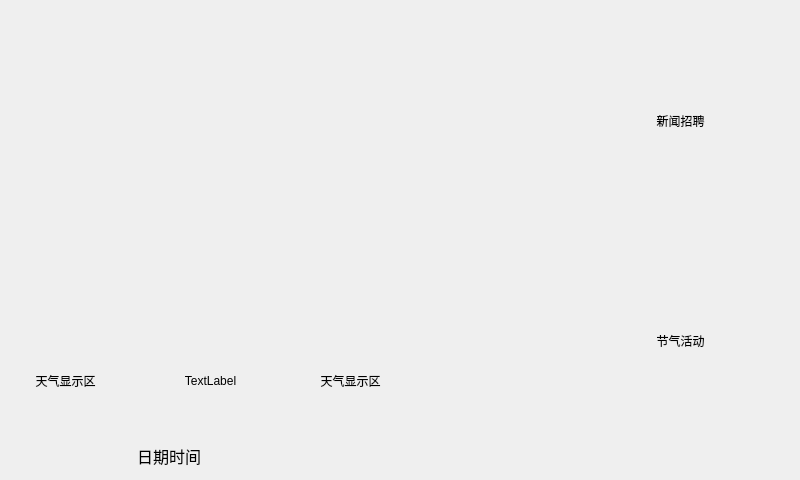
<?xml version="1.0" encoding="UTF-8"?>
<ui version="4.0">
 <class>MainWindow</class>
 <widget class="QMainWindow" name="MainWindow">
  <property name="geometry">
   <rect>
    <x>0</x>
    <y>0</y>
    <width>800</width>
    <height>480</height>
   </rect>
  </property>
  <property name="windowTitle">
   <string>乐知生活信息平台</string>
  </property>
  <widget class="QWidget" name="centralWidget">
   <widget class="QWidget" name="videoWidget" native="true">
    <property name="geometry">
     <rect>
      <x>0</x>
      <y>0</y>
      <width>560</width>
      <height>330</height>
     </rect>
    </property>
    <property name="mouseTracking">
     <bool>false</bool>
    </property>
    <property name="autoFillBackground">
     <bool>false</bool>
    </property>
   </widget>
   <widget class="QLabel" name="weatherLabel1">
    <property name="geometry">
     <rect>
      <x>-10</x>
      <y>330</y>
      <width>151</width>
      <height>101</height>
     </rect>
    </property>
    <property name="text">
     <string>天气显示区</string>
    </property>
    <property name="alignment">
     <set>Qt::AlignCenter</set>
    </property>
   </widget>
   <widget class="QLabel" name="weatherLabel2">
    <property name="geometry">
     <rect>
      <x>140</x>
      <y>330</y>
      <width>141</width>
      <height>101</height>
     </rect>
    </property>
    <property name="text">
     <string>TextLabel</string>
    </property>
    <property name="alignment">
     <set>Qt::AlignCenter</set>
    </property>
   </widget>
   <widget class="QLabel" name="weatherLabel3">
    <property name="geometry">
     <rect>
      <x>280</x>
      <y>330</y>
      <width>141</width>
      <height>101</height>
     </rect>
    </property>
    <property name="text">
     <string>天气显示区</string>
    </property>
    <property name="alignment">
     <set>Qt::AlignCenter</set>
    </property>
   </widget>
   <widget class="QLabel" name="logoLabel">
    <property name="geometry">
     <rect>
      <x>420</x>
      <y>330</y>
      <width>141</width>
      <height>101</height>
     </rect>
    </property>
    <property name="text">
     <string/>
    </property>
    <property name="alignment">
     <set>Qt::AlignCenter</set>
    </property>
   </widget>
   <widget class="QLabel" name="activityLabel">
    <property name="geometry">
     <rect>
      <x>560</x>
      <y>250</y>
      <width>241</width>
      <height>181</height>
     </rect>
    </property>
    <property name="text">
     <string>节气活动</string>
    </property>
    <property name="alignment">
     <set>Qt::AlignCenter</set>
    </property>
   </widget>
   <widget class="QLabel" name="newLabel">
    <property name="geometry">
     <rect>
      <x>560</x>
      <y>-10</y>
      <width>241</width>
      <height>261</height>
     </rect>
    </property>
    <property name="text">
     <string>新闻招聘</string>
    </property>
    <property name="alignment">
     <set>Qt::AlignCenter</set>
    </property>
   </widget>
   <widget class="QLabel" name="timeLabel">
    <property name="geometry">
     <rect>
      <x>0</x>
      <y>430</y>
      <width>201</width>
      <height>51</height>
     </rect>
    </property>
    <property name="font">
     <font>
      <family>Arial</family>
      <pointsize>12</pointsize>
     </font>
    </property>
    <property name="text">
     <string>日期时间</string>
    </property>
    <property name="alignment">
     <set>Qt::AlignRight|Qt::AlignTrailing|Qt::AlignVCenter</set>
    </property>
   </widget>
   <widget class="QLabel" name="jinjiNewLabel">
    <property name="geometry">
     <rect>
      <x>200</x>
      <y>430</y>
      <width>621</width>
      <height>51</height>
     </rect>
    </property>
    <property name="text">
     <string/>
    </property>
    <property name="alignment">
     <set>Qt::AlignCenter</set>
    </property>
   </widget>
  </widget>
 </widget>
 <layoutdefault spacing="6" margin="11"/>
 <resources/>
 <connections/>
</ui>
